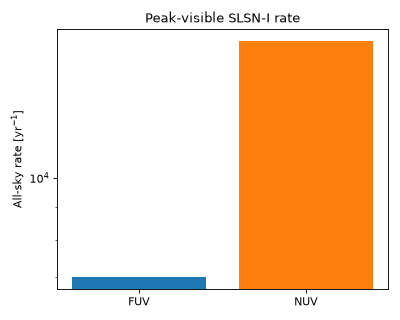

Python code for this plot:
import numpy as np
import matplotlib.pyplot as plt
from astropy import units as u

from m4opt.missions import uvex
from uvex_transients.transients.supernovae import MagnetarSLSNe

rng = np.random.default_rng(20260921)
n_samples = 2000

slsne = MagnetarSLSNe()
redshift = slsne.sample_event_redshift(n_samples, rng=rng)
params = slsne.sed.sample_parameters(size=n_samples, rng=rng)
params_grid = {name: value[:, None] for name, value in params.items()}

# The all-sky rate, with no survey footprint applied.
all_sky_rate = slsne.all_sky_rate

t_grid_rest = np.geomspace(1, 600, 250) * u.day
t_obs_grid = t_grid_rest[None, :] * (1.0 + redshift)[:, None]
z_grid_bcast = np.broadcast_to(redshift[:, None], t_obs_grid.shape)

visible_rates = {}
for band_name, bandpass in uvex.detector.bandpasses.items():
    mag_curve = slsne.sed.mag_bandpass(
        bandpass, t_obs_grid, redshift=z_grid_bcast, **params_grid
    ).to_value(u.ABmag)
    magnitudes = np.nanmin(mag_curve, axis=1)

    visible = magnitudes < 24.5
    visible_fraction = np.mean(visible)
    visible_rate = visible_fraction * all_sky_rate

    visible_rates[band_name] = visible_rate.to_value(1 / u.yr)

    print(
        f"{band_name}: {visible_rate:.2f} "
        f"({visible_fraction:.1%} of events visible)"
    )

fig, ax = plt.subplots(figsize=(5, 4))
ax.bar(list(visible_rates), list(visible_rates.values()), color=["C0", "C1"])
ax.set_yscale("log")
ax.set_ylabel(r"All-sky rate [yr$^{-1}$]")
ax.set_title("Peak-visible SLSN-I rate")

fig.tight_layout()
